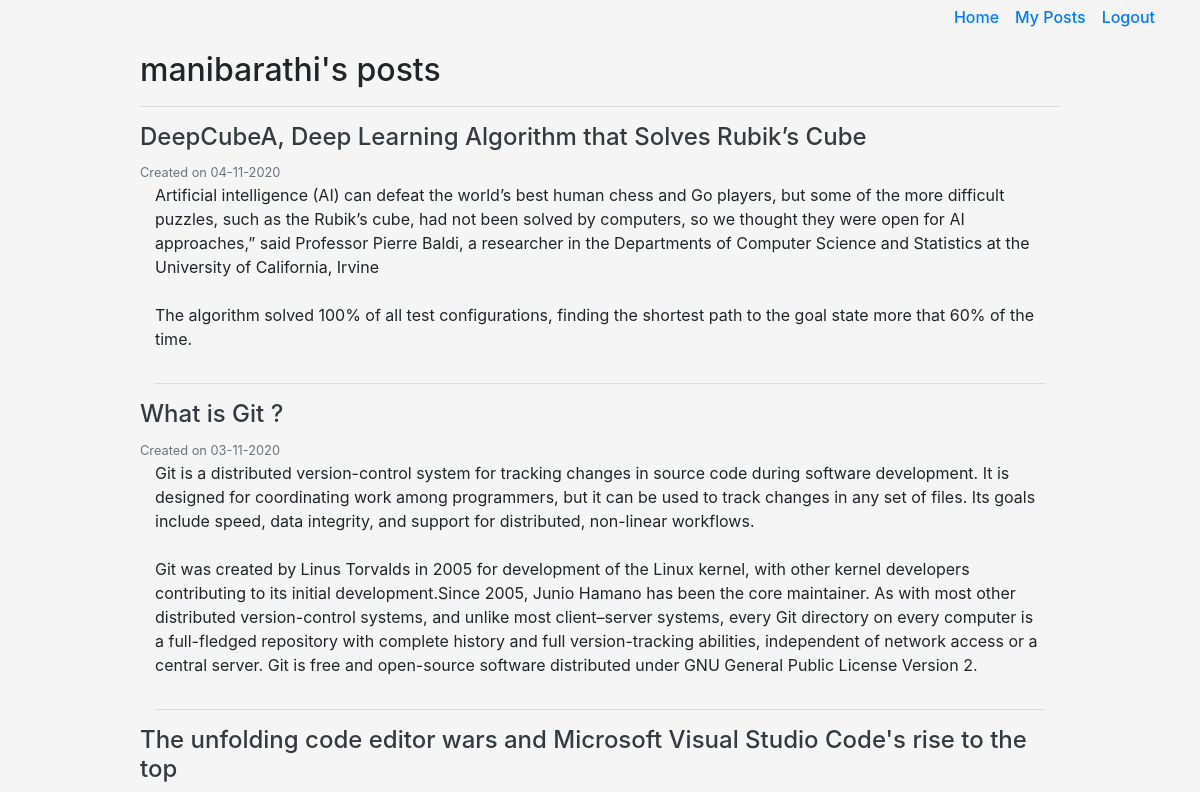
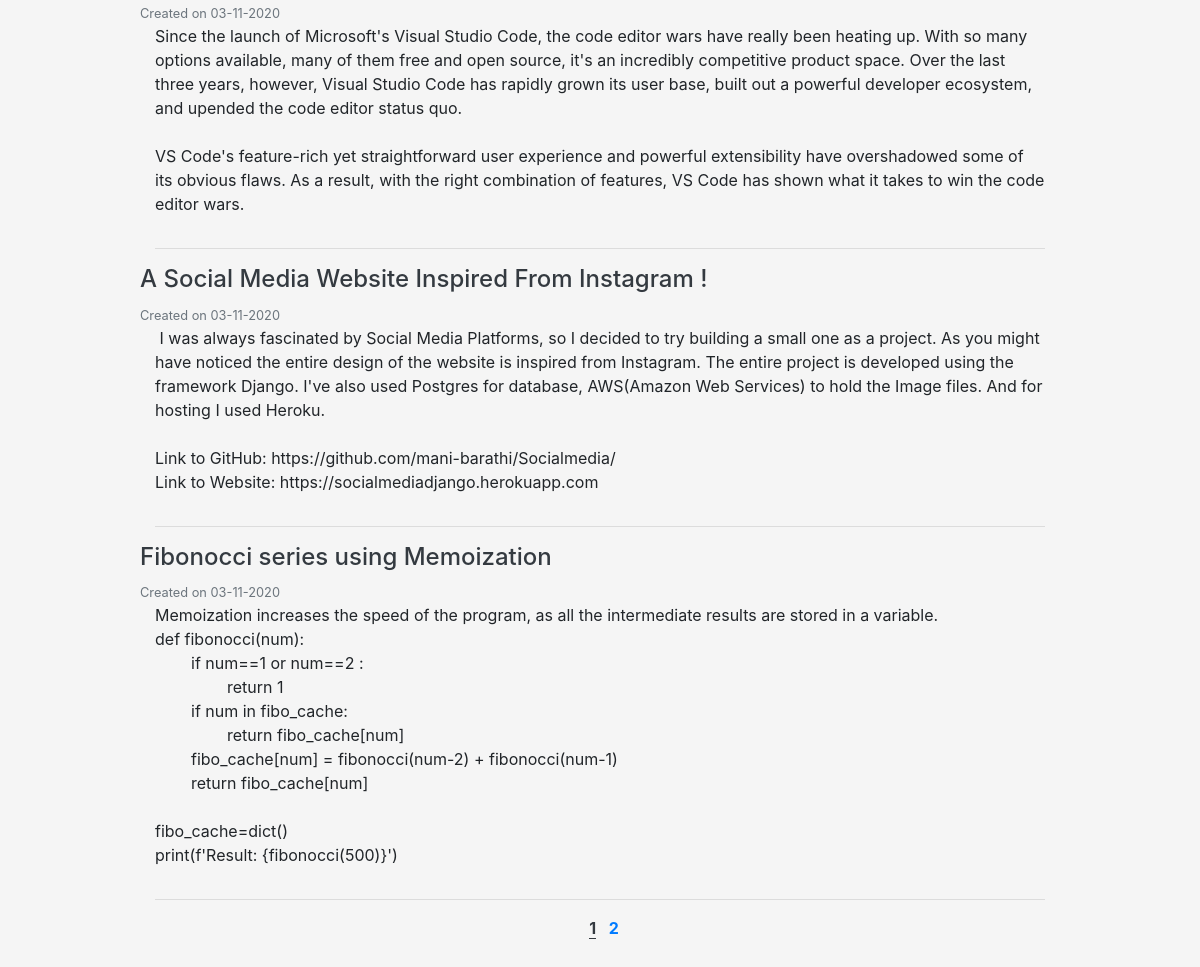
Page /profile/manibarathi (signed in) on the committed database (2 pictures, top to bottom).
### MainApp/models.py (models this page shows, shortened)
class User(db.Model, UserMixin):
	id = db.Column(db.Integer, primary_key=True)
	username = db.Column(db.String(25), unique=True, nullable=False)
	email = db.Column(db.String(50), unique=True, nullable=False)
	password = db.Column(db.String(50), nullable=False)
	posts = db.relationship('Posts',backref='author',lazy=True)
	comments = db.relationship('Comment',backref='author',lazy=True)

class Posts(db.Model):
	id = db.Column(db.Integer, primary_key=True)
	date_posted = db.Column(db.DateTime, nullable=False,default=datetime.utcnow)
	title = db.Column(db.String(50), unique=True, nullable=False)
	content = db.Column(db.Text, nullable=False)
	user_id = db.Column(db.Integer,db.ForeignKey('user.id'),nullable=False)
	comments = db.relationship('Comment',backref='post',lazy=True)

### MainApp/users/routes.py (the view)
@users.route('/profile/<string:username>',methods=['GET'])
@login_required
def anyProfilePage(username):
	user = User.query.filter_by(username=username).first()
	page = request.args.get('page',1,type=int)
	if user and page:
		posts = Posts.query.filter_by(author=user).order_by(desc(Posts.id)).paginate(per_page=5,page=page)
		return render_template('any_profile.html',posts=posts,username=username)
	abort(404,'Route Does Not Exists')

### MainApp/models.py (called while the page is built)
@login_manager.user_loader
def load_user(user_id):
	return User.query.get(int(user_id))

### MainApp/templates/any_profile.html (shortened to what this page needs)
{% extends 'base.html' %}
{% block content %}
	<div class="row justify-content-center mt-3">
		<div class="col-md-10">
			<h2>{{username}}'s posts</h2>
			<hr>
			<div class="container">
				{% if posts %}
					{% for post in posts.items %}
					<div class="row justify-content-center">
						<div class="col-md-12">
							<div class="row justify-content-between align-items-center">
								<div class="">
									<h4><a class="article-title text-dark" href="{{url_for('posts.individualPostPage',post_id=post.id)}}">{{ post.title }}</a></h4>
									<small class="text-muted">Created on {{post.date_posted.strftime('%d-%m-%Y')}}</small>
								</div>
							</div>
							<p class="article-content post-wrap" >{{ post.content }}</p>
						</div>
					</div>
					<hr>
				{% endfor %}
				<div class="d-flex justify-content-center mb-5">
					<div class="col-12">
						<center>
						{% for page_num in posts.iter_pages(left_edge=1, right_edge=1) %}
							{% if page_num %}
								{% if posts.page == page_num %}
										<a class="text-dark border-bottom border-dark font-weight-bold mb-4 ml-2" href="{{url_for('users.anyProfilePage',username=username,page=page_num)}}">{{page_num}}</a>
								{% else %}
									<a class="font-weight-bold mb-4 ml-2" href="{{url_for('users.anyProfilePage',username=username,page=page_num)}}">{{page_num}}</a>
								{% endif %}
							{% else %}
								...
							{% endif %}
						{% endfor %}
						</center>
					</div>
				</div>
				{% endif %}
			</div>
		</div>
	</div>
{% endblock %}

### MainApp/static/css/style.css (style rules this page uses)
html { scroll-behavior: smooth; }
body { background: whitesmoke; }
a { text-decoration: none !important; }
.post-wrap { white-space: pre-wrap; }

### rows in the picture
User: username "manibarathi"
Posts: title "DeepCubeA, Deep Learning Algorithm that Solves Rubik’s Cube", date_posted "04-11-2020", content "Artificial intelligence (AI) can defeat the world’s best human chess and Go players, but some of the more difficult puzzles, such as the Rubik’s cube, had not been solved by computers, so we thought they were open for AI approaches,” said Professor Pierre Baldi, a researcher in the Departments of Computer Science and Statistics at the University of California, Irvine The algorithm solved 100% of all test configurations, finding the shortest path to the goal state more that 60% of the time."
Posts: title "What is Git ?", date_posted "03-11-2020", content "Git is a distributed version-control system for tracking changes in source code during software development. It is designed for coordinating work among programmers, but it can be used to track changes in any set of files. Its goals include speed, data integrity, and support for distributed, non-linear workflows. Git was created by Linus Torvalds in 2005 for development of the Linux kernel, with other kernel developers contributing to its initial development.Since 2005, Junio Hamano has been the core maintainer. As with most other distributed version-control systems, and unlike most client–server systems, every Git directory on every computer is a full-fledged repository with complete…"
Posts: title "The unfolding code editor wars and Microsoft Visual Studio Code's rise to the top", date_posted "03-11-2020", content "Since the launch of Microsoft's Visual Studio Code, the code editor wars have really been heating up. With so many options available, many of them free and open source, it's an incredibly competitive product space. Over the last three years, however, Visual Studio Code has rapidly grown its user base, built out a powerful developer ecosystem, and upended the code editor status quo. VS Code's feature-rich yet straightforward user experience and powerful extensibility have overshadowed some of its obvious flaws. As a result, with the right combination of features, VS Code has shown what it takes to win the code editor wars."
Posts: title "A Social Media Website Inspired From Instagram !", date_posted "03-11-2020", content "I was always fascinated by Social Media Platforms, so I decided to try building a small one as a project. As you might have noticed the entire design of the website is inspired from Instagram. The entire project is developed using the framework Django. I've also used Postgres for database, AWS(Amazon Web Services) to hold the Image files. And for hosting I used Heroku. Link to GitHub: https://github.com/mani-barathi/Socialmedia/ Link to Website: https://socialmediadjango.herokuapp.com"
Posts: title "Fibonocci series using Memoization", date_posted "03-11-2020", content "Memoization increases the speed of the program, as all the intermediate results are stored in a variable. def fibonocci(num): if num==1 or num==2 : return 1 if num in fibo_cache: return fibo_cache[num] fibo_cache[num] = fibonocci(num-2) + fibonocci(num-1) return fibo_cache[num] fibo_cache=dict() print(f'Result: {fibonocci(500)}')"

### other values in the picture
{{ page_num }} "1"
{{ page_num }} "2"
